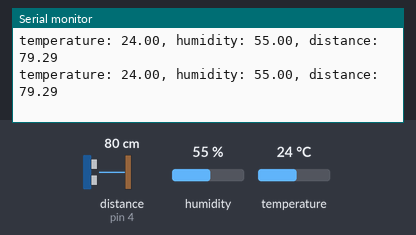
This sketch was run on a simulated Arduino Uno, built with avr-gcc and run on an emulated ATmega328P. On the bench: the last lines printed to the serial monitor. The inputs (shaded band) are chosen by the test bench; at power-on: distance to the obstacle (sensor on pin 4) 80 cm, humidity 55 %, temperature 24 °C. The echo pulse lasts 58.3 µs per cm.

Above: at 16.8 s.
16.9 s: distance to the obstacle (sensor on pin 4) set to 2 cm
At 25.3 s:
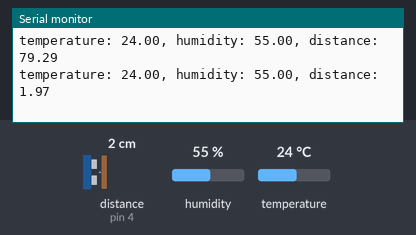
28.9 s: humidity set to 22 %
At 33.6 s:
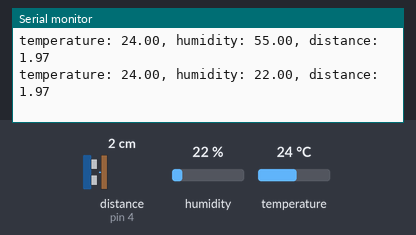
40.9 s: temperature set to 12 °C
At 49.0 s:
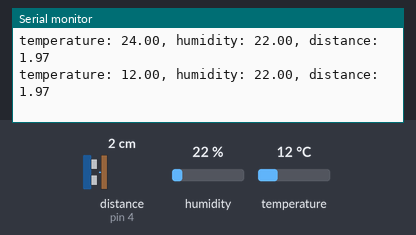
52.9 s: distance to the obstacle (sensor on pin 4) set to 4 cm
At 57.3 s:
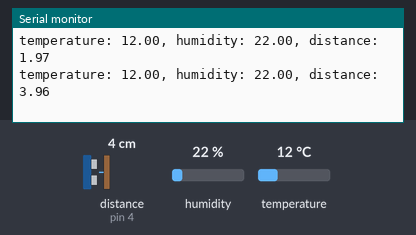
64.9 s: humidity set to 40 %
At 72.8 s:
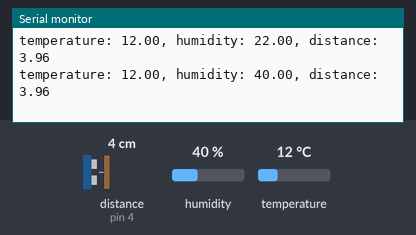
Timing chart, 0 to 74.3 s (numbered marks = the images above; inputs shaded):
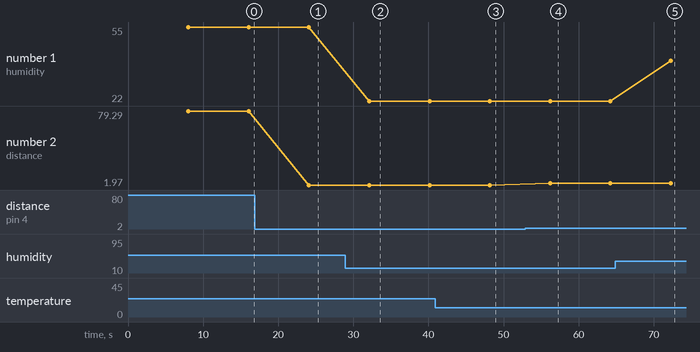

The sketch:

arduino_sketch.ino
```cpp
#include "DHT.h"
#define DHTPIN 2
#define DHTTYPE DHT11
#define DHT_POLL_RATE 8000

#define HC_SR04_POLL_RATE 8000
#define ECHO_PIN 4
#define TRIGGER_PIN 5

#define WAIT_TIME 200

DHT dht(DHTPIN, DHTTYPE);
unsigned long dhtLastTime;
unsigned long hcLastTime;

typedef struct DHTResult
{
    float humidity;
    float temperature;
    bool valid;
} DHTResult;

typedef struct HCSRO4Result
{
    float distance;
    bool valid;
} HCSRO4Result;

void setup()
{
    // put your setup code here, to run once:
    Serial.begin(9600);
    dhtLastTime = 0;
    hcLastTime = 0;
    pinMode(TRIGGER_PIN, OUTPUT);
    pinMode(ECHO_PIN, INPUT);
    dht.begin();
}

DHTResult readDHT(float curTime)
{
    DHTResult result;

    if (curTime - dhtLastTime < DHT_POLL_RATE)
    {
        result.valid = false;
        return result;
    }

    dhtLastTime = curTime;
    result.humidity = dht.readHumidity();
    result.temperature = dht.readTemperature();

    if (isnan(result.humidity) || isnan(result.temperature))
    {
        result.valid = false;
        return result;
    }

    result.valid = true;
    return result;
}

HCSRO4Result readHCSRO4(float curTime)
{
    HCSRO4Result result;

    if (curTime - hcLastTime < HC_SR04_POLL_RATE)
    {
        result.valid = false;
        return result;
    }

    hcLastTime = curTime;
    digitalWrite(TRIGGER_PIN, LOW);
    delayMicroseconds(2);
    digitalWrite(TRIGGER_PIN, HIGH);
    delayMicroseconds(10);
    digitalWrite(TRIGGER_PIN, LOW);

    long duration = pulseIn(ECHO_PIN, HIGH);
    result.distance = duration * 0.034 / 2;

    if (result.distance == 0)
    {
        result.valid = false;
        return result;
    }

    result.valid = true;
    return result;
}

void loop()
{
    delay(WAIT_TIME);

    float curTime = millis();
    DHTResult results = readDHT(curTime);

    curTime = millis();
    HCSRO4Result results2 = readHCSRO4(curTime);

    if(!results.valid && !results2.valid) {
        return;
    }

    if (results.valid) {
        Serial.print("temperature: ");
        Serial.print(results.temperature);
        Serial.print(", humidity: ");
        Serial.print(results.humidity);
    }

    if (results2.valid) {
        if(results.valid) {
            Serial.print(", ");
        }
        Serial.print("distance: ");
        Serial.println(results2.distance);
    } else {
        Serial.println();
    }
}
```

Measured:
- after the input at 16.9 s, the serial monitor: prints a new line after 7.2 s (image 1)
- after the input at 28.9 s, the serial monitor: prints a new line after 3.2 s (image 2)
- after the input at 40.9 s, the serial monitor: prints a new line after 7.3 s (image 3)
- after the input at 52.9 s, the serial monitor: prints a new line after 3.3 s (image 4)
- after the input at 64.9 s, the serial monitor: prints a new line after 7.4 s (image 5)
- plotted number 1: 55 → 22 after the input at 28.9 s, 22 → 40 after the input at 64.9 s
- plotted number 2: 79.29 → 1.97 after the input at 16.9 s, 1.97 → 3.96 after the input at 52.9 s
